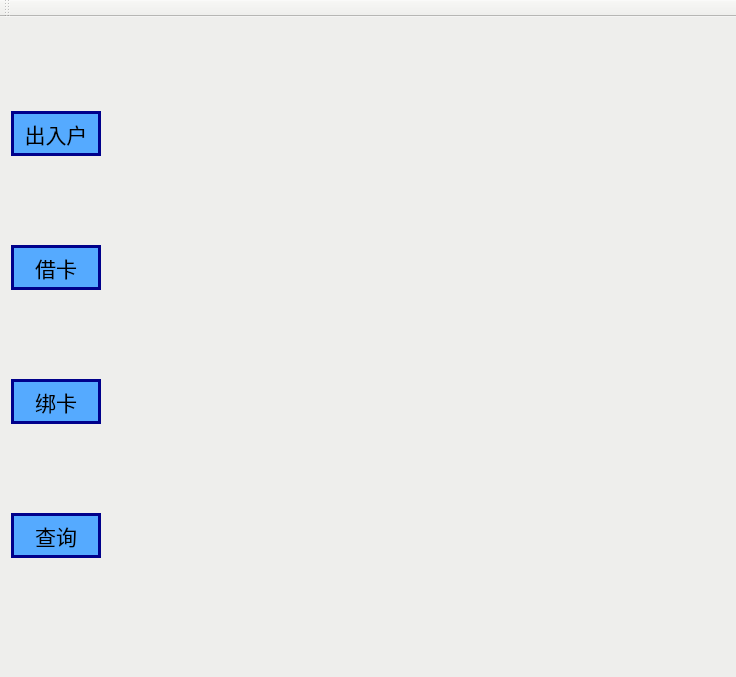
<?xml version="1.0" encoding="UTF-8"?>
<ui version="4.0">
 <class>MainWindow</class>
 <widget class="QMainWindow" name="MainWindow">
  <property name="geometry">
   <rect>
    <x>0</x>
    <y>0</y>
    <width>736</width>
    <height>677</height>
   </rect>
  </property>
  <property name="sizePolicy">
   <sizepolicy hsizetype="Preferred" vsizetype="Preferred">
    <horstretch>0</horstretch>
    <verstretch>0</verstretch>
   </sizepolicy>
  </property>
  <property name="font">
   <font>
    <family>宋体</family>
   </font>
  </property>
  <property name="windowIcon">
   <iconset resource="icon.qrc">
    <normaloff>:/icon/collect.png</normaloff>:/icon/collect.png</iconset>
  </property>
  <property name="styleSheet">
   <string notr="true">background-color : rgb(238, 238, 236)</string>
  </property>
  <widget class="QWidget" name="centralWidget">
   <layout class="QHBoxLayout" name="horizontalLayout_5">
    <item>
     <layout class="QHBoxLayout" name="horizontalLayout_4">
      <item>
       <layout class="QVBoxLayout" name="verticalLayout">
        <item>
         <widget class="QToolButton" name="in_out_account">
          <property name="enabled">
           <bool>true</bool>
          </property>
          <property name="sizePolicy">
           <sizepolicy hsizetype="Preferred" vsizetype="Fixed">
            <horstretch>0</horstretch>
            <verstretch>0</verstretch>
           </sizepolicy>
          </property>
          <property name="minimumSize">
           <size>
            <width>0</width>
            <height>0</height>
           </size>
          </property>
          <property name="font">
           <font>
            <family>Abyssinica SIL</family>
            <pointsize>16</pointsize>
           </font>
          </property>
          <property name="cursor">
           <cursorShape>ArrowCursor</cursorShape>
          </property>
          <property name="tabletTracking">
           <bool>false</bool>
          </property>
          <property name="contextMenuPolicy">
           <enum>Qt::CustomContextMenu</enum>
          </property>
          <property name="toolTip">
           <string>&lt;html&gt;&lt;head/&gt;&lt;body&gt;&lt;p&gt;in_out&lt;/p&gt;&lt;/body&gt;&lt;/html&gt;</string>
          </property>
          <property name="whatsThis">
           <string>&lt;html&gt;&lt;head/&gt;&lt;body&gt;&lt;p&gt;&lt;br/&gt;&lt;/p&gt;&lt;/body&gt;&lt;/html&gt;</string>
          </property>
          <property name="styleSheet">
           <string notr="true">background-color : rgb(85, 170, 255);
border:2px groove gray;border-radius:30px;padding:2px 4px;
border-width: 3px;
border-style: solid;
border-color: darkblue;</string>
          </property>
          <property name="text">
           <string>出入户</string>
          </property>
          <property name="icon">
           <iconset resource="icon.qrc">
            <normaloff>:/icon/people.png</normaloff>:/icon/people.png</iconset>
          </property>
          <property name="iconSize">
           <size>
            <width>96</width>
            <height>96</height>
           </size>
          </property>
          <property name="popupMode">
           <enum>QToolButton::DelayedPopup</enum>
          </property>
          <property name="toolButtonStyle">
           <enum>Qt::ToolButtonTextUnderIcon</enum>
          </property>
          <property name="autoRaise">
           <bool>true</bool>
          </property>
          <property name="arrowType">
           <enum>Qt::NoArrow</enum>
          </property>
         </widget>
        </item>
        <item>
         <widget class="QToolButton" name="account_card_borrow">
          <property name="sizePolicy">
           <sizepolicy hsizetype="Preferred" vsizetype="Fixed">
            <horstretch>0</horstretch>
            <verstretch>0</verstretch>
           </sizepolicy>
          </property>
          <property name="minimumSize">
           <size>
            <width>0</width>
            <height>0</height>
           </size>
          </property>
          <property name="font">
           <font>
            <family>Abyssinica SIL</family>
            <pointsize>16</pointsize>
           </font>
          </property>
          <property name="styleSheet">
           <string notr="true">background-color : rgb(85, 170, 255);
border:2px groove gray;border-radius:30px;padding:2px 4px;
border-width: 3px;
border-style: solid;
border-color: darkblue;</string>
          </property>
          <property name="text">
           <string>借卡</string>
          </property>
          <property name="icon">
           <iconset resource="icon.qrc">
            <normaloff>:/icon/credit_card_172.49661399549px_1229314_easyicon.net.png</normaloff>:/icon/credit_card_172.49661399549px_1229314_easyicon.net.png</iconset>
          </property>
          <property name="iconSize">
           <size>
            <width>96</width>
            <height>96</height>
           </size>
          </property>
          <property name="toolButtonStyle">
           <enum>Qt::ToolButtonTextUnderIcon</enum>
          </property>
          <property name="autoRaise">
           <bool>true</bool>
          </property>
         </widget>
        </item>
        <item>
         <widget class="QToolButton" name="readCardButton">
          <property name="sizePolicy">
           <sizepolicy hsizetype="Preferred" vsizetype="Fixed">
            <horstretch>0</horstretch>
            <verstretch>0</verstretch>
           </sizepolicy>
          </property>
          <property name="font">
           <font>
            <family>Agency FB</family>
            <pointsize>16</pointsize>
           </font>
          </property>
          <property name="styleSheet">
           <string notr="true">background-color : rgb(85, 170, 255);
border:2px groove gray;border-radius:30px;padding:2px 4px;
border-width: 3px;
border-style: solid;
border-color: darkblue;</string>
          </property>
          <property name="text">
           <string>绑卡</string>
          </property>
          <property name="icon">
           <iconset resource="icon.qrc">
            <normaloff>:/icon/readCard.png</normaloff>:/icon/readCard.png</iconset>
          </property>
          <property name="iconSize">
           <size>
            <width>96</width>
            <height>96</height>
           </size>
          </property>
          <property name="checkable">
           <bool>false</bool>
          </property>
          <property name="toolButtonStyle">
           <enum>Qt::ToolButtonTextUnderIcon</enum>
          </property>
          <property name="autoRaise">
           <bool>true</bool>
          </property>
         </widget>
        </item>
        <item>
         <widget class="QToolButton" name="search">
          <property name="sizePolicy">
           <sizepolicy hsizetype="Preferred" vsizetype="Fixed">
            <horstretch>0</horstretch>
            <verstretch>0</verstretch>
           </sizepolicy>
          </property>
          <property name="minimumSize">
           <size>
            <width>0</width>
            <height>0</height>
           </size>
          </property>
          <property name="font">
           <font>
            <family>Abyssinica SIL</family>
            <pointsize>16</pointsize>
           </font>
          </property>
          <property name="styleSheet">
           <string notr="true">background-color : rgb(85, 170, 255);
border:2px groove gray;border-radius:30px;padding:2px 4px;
border-width: 3px;
border-style: solid;
border-color: darkblue;</string>
          </property>
          <property name="text">
           <string>查询</string>
          </property>
          <property name="icon">
           <iconset resource="icon.qrc">
            <normaloff>:/icon/search_128px_1232043_easyicon.net.png</normaloff>:/icon/search_128px_1232043_easyicon.net.png</iconset>
          </property>
          <property name="iconSize">
           <size>
            <width>96</width>
            <height>96</height>
           </size>
          </property>
          <property name="toolButtonStyle">
           <enum>Qt::ToolButtonTextUnderIcon</enum>
          </property>
          <property name="autoRaise">
           <bool>true</bool>
          </property>
          <property name="arrowType">
           <enum>Qt::NoArrow</enum>
          </property>
         </widget>
        </item>
       </layout>
      </item>
      <item>
       <widget class="QStackedWidget" name="stackedWidget">
        <property name="sizePolicy">
         <sizepolicy hsizetype="Preferred" vsizetype="Preferred">
          <horstretch>0</horstretch>
          <verstretch>0</verstretch>
         </sizepolicy>
        </property>
        <property name="currentIndex">
         <number>4</number>
        </property>
        <widget class="QWidget" name="stackedWidgetPage0">
         <layout class="QHBoxLayout" name="horizontalLayout_6">
          <item>
           <widget class="Login_page" name="log_in_page">
            <property name="frameShape">
             <enum>QFrame::StyledPanel</enum>
            </property>
            <property name="frameShadow">
             <enum>QFrame::Raised</enum>
            </property>
           </widget>
          </item>
         </layout>
        </widget>
        <widget class="QWidget" name="stackedWidgetPage1">
         <property name="sizePolicy">
          <sizepolicy hsizetype="Preferred" vsizetype="Preferred">
           <horstretch>0</horstretch>
           <verstretch>0</verstretch>
          </sizepolicy>
         </property>
         <property name="autoFillBackground">
          <bool>false</bool>
         </property>
         <layout class="QHBoxLayout" name="horizontalLayout_2">
          <item>
           <widget class="IN_OUT_ACCOUNT_PAGE" name="in_out_account_page">
            <property name="sizePolicy">
             <sizepolicy hsizetype="Preferred" vsizetype="Preferred">
              <horstretch>0</horstretch>
              <verstretch>0</verstretch>
             </sizepolicy>
            </property>
            <property name="frameShape">
             <enum>QFrame::StyledPanel</enum>
            </property>
            <property name="frameShadow">
             <enum>QFrame::Raised</enum>
            </property>
           </widget>
          </item>
         </layout>
        </widget>
        <widget class="QWidget" name="stackedWidgetPage2">
         <layout class="QHBoxLayout" name="horizontalLayout">
          <item>
           <widget class="ACCOUNT_CARD_BORROW_PAGE" name="account_card_borrow_page">
            <property name="frameShape">
             <enum>QFrame::StyledPanel</enum>
            </property>
            <property name="frameShadow">
             <enum>QFrame::Raised</enum>
            </property>
           </widget>
          </item>
         </layout>
        </widget>
        <widget class="QWidget" name="stackedWidgetPage3">
         <layout class="QHBoxLayout" name="horizontalLayout_3">
          <item>
           <widget class="SEARCH_PAGE" name="search_page">
            <property name="frameShape">
             <enum>QFrame::StyledPanel</enum>
            </property>
            <property name="frameShadow">
             <enum>QFrame::Raised</enum>
            </property>
           </widget>
          </item>
         </layout>
        </widget>
        <widget class="QWidget" name="stackedWidgetPage4">
         <layout class="QHBoxLayout" name="horizontalLayout_7">
          <item>
           <widget class="GetCardUID" name="getCardUIDPage" native="true"/>
          </item>
         </layout>
        </widget>
       </widget>
      </item>
     </layout>
    </item>
   </layout>
  </widget>
  <widget class="QToolBar" name="mainToolBar">
   <attribute name="toolBarArea">
    <enum>TopToolBarArea</enum>
   </attribute>
   <attribute name="toolBarBreak">
    <bool>false</bool>
   </attribute>
  </widget>
  <widget class="QStatusBar" name="statusBar"/>
 </widget>
 <layoutdefault spacing="6" margin="11"/>
 <customwidgets>
  <customwidget>
   <class>IN_OUT_ACCOUNT_PAGE</class>
   <extends>QFrame</extends>
   <header>in_out_account_page.h</header>
   <container>1</container>
  </customwidget>
  <customwidget>
   <class>ACCOUNT_CARD_BORROW_PAGE</class>
   <extends>QFrame</extends>
   <header>account_card_borrow_page.h</header>
   <container>1</container>
  </customwidget>
  <customwidget>
   <class>SEARCH_PAGE</class>
   <extends>QFrame</extends>
   <header>search_page.h</header>
   <container>1</container>
  </customwidget>
  <customwidget>
   <class>Login_page</class>
   <extends>QFrame</extends>
   <header>login_page.h</header>
   <container>1</container>
  </customwidget>
  <customwidget>
   <class>GetCardUID</class>
   <extends>QWidget</extends>
   <header>getcarduid.h</header>
   <container>1</container>
  </customwidget>
 </customwidgets>
 <resources>
  <include location="icon.qrc"/>
 </resources>
 <connections/>
</ui>
